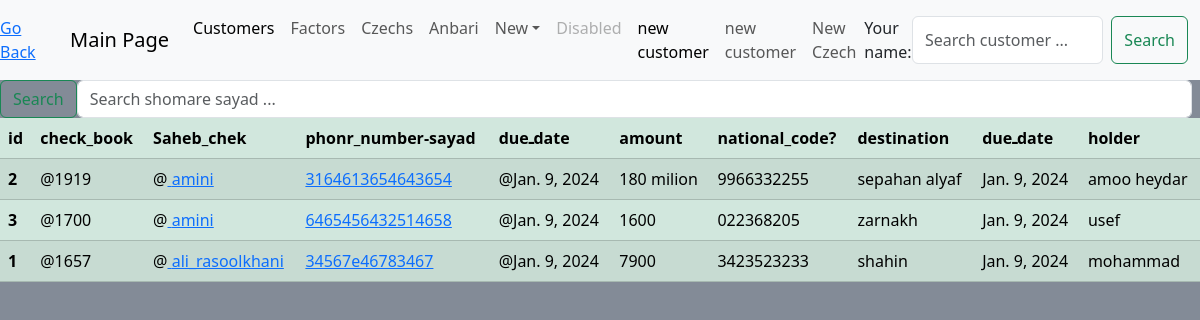
Before: /chek/home/ with the older database file.
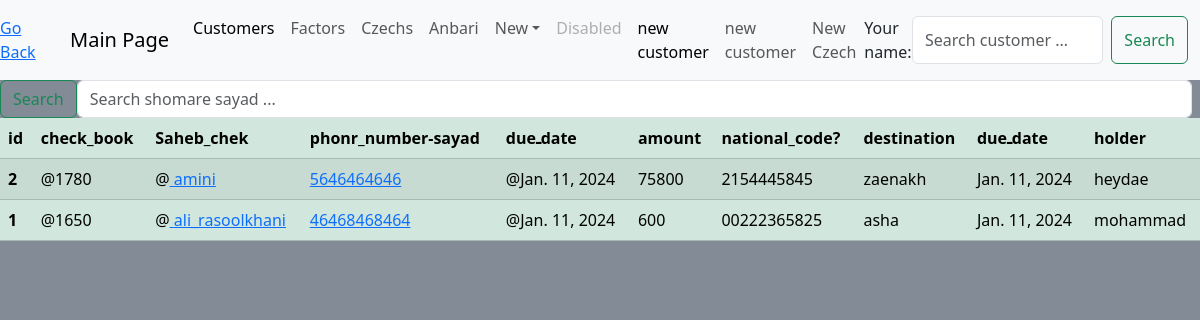
After: the same page with the newer database file.
### chek0/models.py (models this page shows, shortened)
class Czech(models.Model):
    chec_bearer = models.ForeignKey(Client, null=True, on_delete=models.SET_NULL)
    check_book = models.IntegerField(unique=True)
    sayad = models.CharField(max_length=16, unique=True)
    dueـdate = models.CharField(max_length=15)
    amount = models.CharField(max_length=20)
    national_code = models.CharField(max_length=20, unique=True)
    destination = models.CharField(max_length=100, null=True, blank=True)
    dueـdate = models.DateField(auto_now_add=True)
    updated = models.DateField(auto_now=True)
    holder = models.CharField(max_length=100, null=True, blank=True)
    class RegistereChoice(models.TextChoices):
        Yes = 'yes'
        No = 'no'
    is_registered = models.CharField(max_length=16, choices =RegistereChoice, default=RegistereChoice.No)
    class Meta:
        ordering = ['-check_book', ]
    check_photo = models.ImageField( blank=True, null=True, upload_to="chekha")

### customer0/models.py (models this page shows, shortened)
class Client(models.Model):
    name = models.CharField(max_length=50, unique=True)
    national_code = models.CharField(max_length=16, blank =True, null = True, unique=True)
    phonr_number = models.CharField(max_length=16, unique=True)
    address = models.TextField()
    creditـlimit = models.CharField(max_length=16)
    class Meta:
        ordering = ['name', ]
        verbose_name_plural = "Clients"
    def __str__(self) -> str:
        return self.name[0:50]

### chek0/views.py (the view)
# urls.py: path('home/', views.kole_chek_ha, name='home'),
def kole_chek_ha(request):
    chek_ha = Czech.objects.all()
    chek_count = len(chek_ha)
    q_chek = request.GET.get('q_chek') if request.GET.get('q_chek') else ''
    cheks = chek_ha.filter(Q(sayad__icontains=q_chek)|Q(chec_bearer__name__icontains=q_chek))
    content = ({'chek_ha':cheks, 'chek_count':chek_count})
    return render(request, 'chek0/home.html', content)

### chek0/templates/chek0/home.html (shortened to what this page needs)
{% extends 'main.html' %}
{% block content %}
<table class="table table-success table-striped">
    <thead>
      <tr>
        <th scope="col">id</th>
        <th scope="col">check_book</th>
        <th scope="col">Saheb_chek </th>
        <th scope="col">phonr_number-sayad </th>
        <th scope="col">dueـdate</th>
        <th scope="col">amount</th>
        <th scope="col">national_code?</th>
        <th scope="col">destination</th>
        <th scope="col">dueـdate</th>
        <th scope="col">holder</th>
      </tr>
    </thead>
    <tbody>
        {% for chek in chek_ha %}
        <tr>
            <th scope="row">{{chek.id}}</th>
            <td>@{{chek.check_book}}</td>
            <td>@<a href = "{% url 'customer:profile' chek.chec_bearer.id %}" > {{chek.chec_bearer}}</td>
            <td><a href = "{% url 'chek:profile' chek.id %}"> {{chek.sayad}} </a> </td>
            <td>@{{chek.dueـdate}}</td>
            <td>{{chek.amount}}</td>
            <td>{{chek.national_code}}</td>
            <td>{{chek.destination}}</td>
            <td>{{chek.dueـdate}}</td>
            <td>{{chek.holder}}</td>
        </tr>
        {% endfor %}
    </tbody>
  </table>
{% endblock content %}

Changed rows visible on the page:
removed Czech: id "3", check_book "1700", chec_bearer "amini", sayad "6465456432514658", dueـdate "Jan. 9, 2024", amount "1600", national_code "022368205", destination "zarnakh", holder "usef"
changed Czech "amini": check_book "1919" → "1780"; sayad "3164613654643654" → "5646464646"; dueـdate "Jan. 9, 2024" → "Jan. 11, 2024"; amount "180 milion" → "75800"; national_code "9966332255" → "2154445845"; destination "sepahan alyaf" → "zaenakh"; holder "amoo heydar" → "heydae"
changed Czech "mohammad": check_book "1657" → "1650"; sayad "34567e46783467" → "46468468464"; dueـdate "Jan. 9, 2024" → "Jan. 11, 2024"; amount "7900" → "600"; national_code "3423523233" → "00222365825"; destination "shahin" → "asha"
